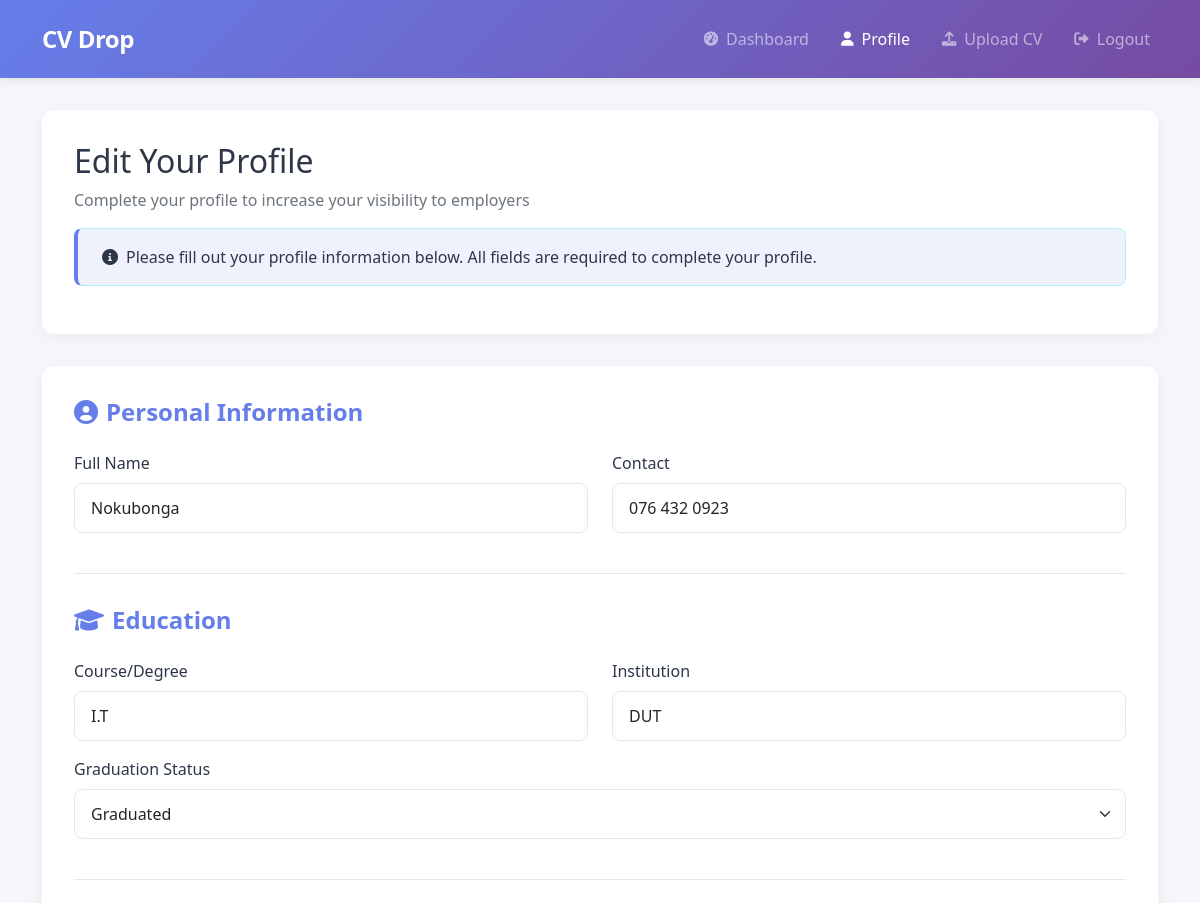
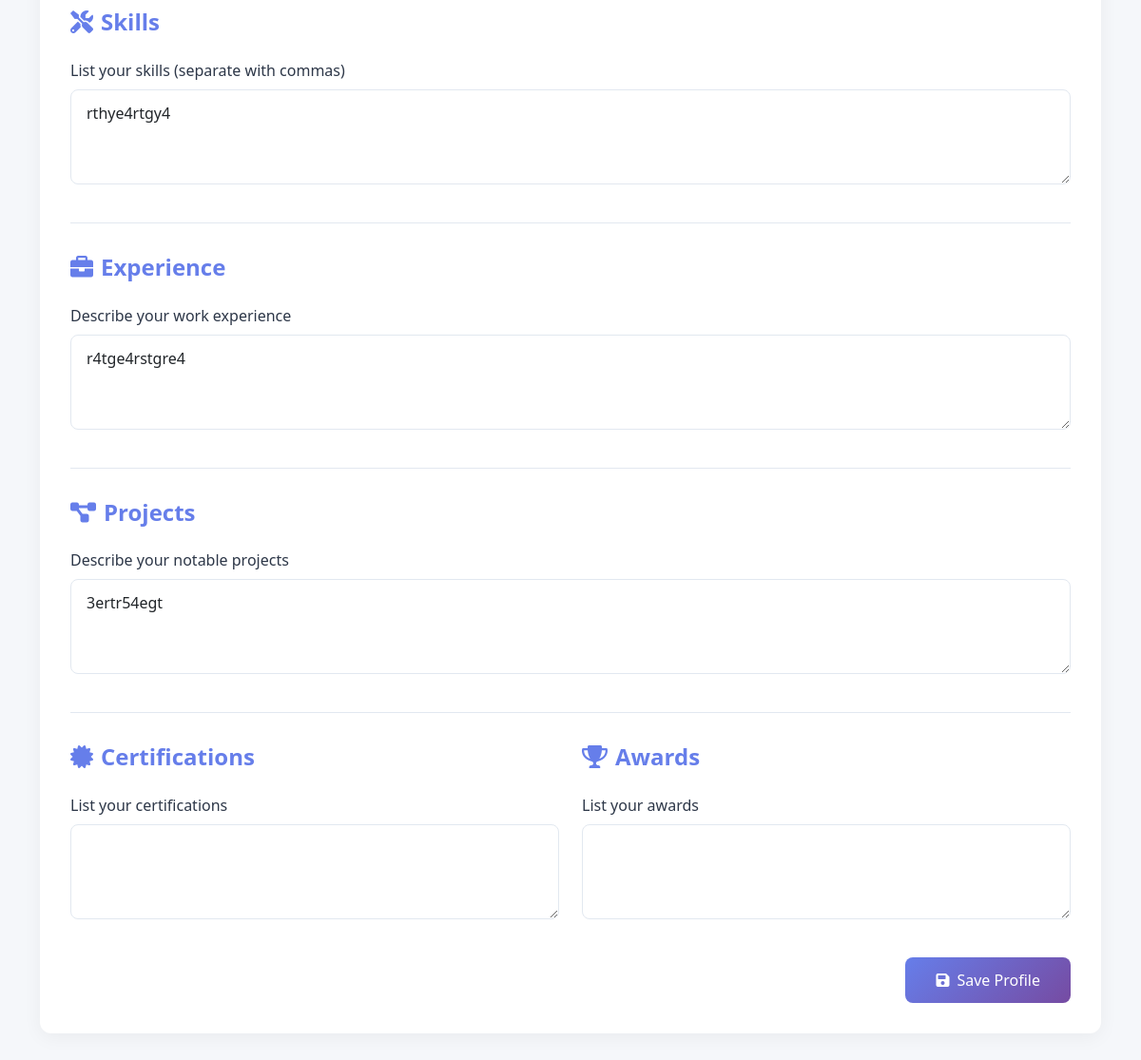
The page /student/profile (signed in) on the database its author committed (2 pictures, top to bottom).
### app.py (models this page shows)
class Profile(db.Model):
    id = db.Column(db.Integer, primary_key=True)
    user_id = db.Column(db.Integer, db.ForeignKey('user.id'), nullable=False)
    name = db.Column(db.String(100))
    contact = db.Column(db.String(20))
    course = db.Column(db.String(100))
    institution = db.Column(db.String(100))
    graduation_status = db.Column(db.String(50))
    skills = db.Column(db.Text)
    experience = db.Column(db.Text)
    projects = db.Column(db.Text)
    certifications = db.Column(db.Text)
    awards = db.Column(db.Text)

### app.py (the view, shortened to what this page needs)
    @app.route('/student/profile', methods=['GET', 'POST'])
    @login_required
    def student_profile():
        if current_user.role != 'student':
            flash('Access denied. Students only.', 'danger')
            return redirect(url_for('login'))
        profile = Profile.query.filter_by(user_id=current_user.id).first()
        return render_template('student/profile.html', profile=profile)

### templates/student/profile.html (shortened to what this page needs)
<!DOCTYPE html>
<html lang="en">
<head>
    <link href="https://cdn.jsdelivr.net/npm/bootstrap@5.1.3/dist/css/bootstrap.min.css" rel="stylesheet">
    <link rel="stylesheet" href="https://cdnjs.cloudflare.com/ajax/libs/font-awesome/6.0.0/css/all.min.css">
</head>
<body>
    <nav class="navbar navbar-expand-lg navbar-dark">
        <div class="container">
            <a class="navbar-brand" href="{{ url_for('index') }}">CV Drop</a>
            <div class="collapse navbar-collapse" id="navbarNav">
                <div class="navbar-nav ms-auto">
                    <a class="nav-link" href="{{ url_for('student_dashboard') }}">
                        <i class="fas fa-tachometer-alt"></i> Dashboard
                    </a>
                    <a class="nav-link active" href="{{ url_for('student_profile') }}">
                        <i class="fas fa-user"></i> Profile
                    </a>
                    <a class="nav-link" href="{{ url_for('student_upload_cv') }}">
                        <i class="fas fa-upload"></i> Upload CV
                    </a>
                    <a class="nav-link" href="{{ url_for('logout') }}">
                        <i class="fas fa-sign-out-alt"></i> Logout
                    </a>
                </div>
            </div>
        </div>
    </nav>
    <div class="container profile-container">
        <div class="profile-header">
            <h2>Edit Your Profile</h2>
            <p class="text-muted">Complete your profile to increase your visibility to employers</p>
            <div class="alert alert-info d-flex align-items-center">
                <i class="fas fa-info-circle me-2"></i>
                <div>Please fill out your profile information below. All fields are required to complete your profile.</div>
            </div>
        </div>
        <form class="profile-form" method="post" action="{{ url_for('student_profile') }}">
            <div class="form-section">
                <h4><i class="fas fa-user-circle me-2"></i>Personal Information</h4>
                <div class="row">
                    <div class="col-md-6 mb-3">
                        <label for="name" class="form-label">Full Name</label>
                        <input type="text" class="form-control" id="name" name="name" value="{{ profile.name or '' }}" required>
                    </div>
                    <div class="col-md-6 mb-3">
                        <label for="contact" class="form-label">Contact</label>
                        <input type="text" class="form-control" id="contact" name="contact" value="{{ profile.contact or '' }}" required>
                    </div>
                </div>
            </div>
            <div class="form-section">
                <h4><i class="fas fa-graduation-cap me-2"></i>Education</h4>
                <div class="row">
                    <div class="col-md-6 mb-3">
                        <label for="course" class="form-label">Course/Degree</label>
                        <input type="text" class="form-control" id="course" name="course" value="{{ profile.course or '' }}" required>
                    </div>
                    <div class="col-md-6 mb-3">
                        <label for="institution" class="form-label">Institution</label>
                        <input type="text" class="form-control" id="institution" name="institution" value="{{ profile.institution or '' }}" required>
                    </div>
                </div>
                <div class="mb-3">
                    <label for="graduation_status" class="form-label">Graduation Status</label>
                    <select class="form-select" id="graduation_status" name="graduation_status" required>
                        <option value="Graduated" {% if profile.graduation_status == 'Graduated' %}selected{% endif %}>Graduated</option>
                    </select>
                </div>
            </div>
            <div class="form-section">
                <h4><i class="fas fa-tools me-2"></i>Skills</h4>
                <div class="mb-3">
                    <label for="skills" class="form-label">List your skills (separate with commas)</label>
                    <textarea class="form-control" id="skills" name="skills" rows="2">{{ profile.skills or '' }}</textarea>
                </div>
            </div>
            <div class="form-section">
                <h4><i class="fas fa-briefcase me-2"></i>Experience</h4>
                <div class="mb-3">
                    <label for="experience" class="form-label">Describe your work experience</label>
                    <textarea class="form-control" id="experience" name="experience" rows="3">{{ profile.experience or '' }}</textarea>
                </div>
            </div>
            <div class="form-section">
                <h4><i class="fas fa-project-diagram me-2"></i>Projects</h4>
                <div class="mb-3">
                    <label for="projects" class="form-label">Describe your notable projects</label>
                    <textarea class="form-control" id="projects" name="projects" rows="3">{{ profile.projects or '' }}</textarea>
                </div>
            </div>
            <div class="row">
                <div class="col-md-6">
                    <div class="form-section">
                        <h4><i class="fas fa-certificate me-2"></i>Certifications</h4>
                        <div class="mb-3">
                            <label for="certifications" class="form-label">List your certifications</label>
                            <textarea class="form-control" id="certifications" name="certifications" rows="2">{{ profile.certifications or '' }}</textarea>
                        </div>
                    </div>
                </div>
                <div class="col-md-6">
                    <div class="form-section">
                        <h4><i class="fas fa-trophy me-2"></i>Awards</h4>
                        <div class="mb-3">
                            <label for="awards" class="form-label">List your awards</label>
                            <textarea class="form-control" id="awards" name="awards" rows="2">{{ profile.awards or '' }}</textarea>
                        </div>
                    </div>
                </div>
            </div>
            <div class="d-flex justify-content-end mt-4">
                <button type="submit" class="btn btn-primary">
                    <i class="fas fa-save me-2"></i>Save Profile
                </button>
            </div>
        </form>
    </div>
</body>
</html>

### templates/student/profile.html (style rules this page uses)
:root { --primary-color: #667eea; --secondary-color: #764ba2; --light-bg: #f8f9fa; --dark-text: #2d3748; --border-color: #e2e8f0; }
body { font-family: 'Segoe UI', Tahoma, Geneva, Verdana, sans-serif; background-color: #f5f7fa; color: var(--dark-text); }
.navbar { background: linear-gradient(135deg, var(--primary-color), var(--secondary-color)); box-shadow: 0 2px 10px rgba(0, 0, 0, 0.1); padding: 1rem 0; }
.navbar-brand { font-weight: 700; font-size: 1.5rem; letter-spacing: -0.5px; }
.nav-link { font-weight: 500; margin-left: 1rem; transition: all 0.3s ease; display: flex; align-items: center; }
.nav-link i { margin-right: 8px; font-size: 0.9rem; }
.profile-container { margin-top: 2rem; margin-bottom: 3rem; }
.profile-header { background: white; border-radius: 12px; padding: 2rem; box-shadow: 0 4px 20px rgba(0, 0, 0, 0.05); margin-bottom: 2rem; }
.profile-form { background: white; border-radius: 12px; padding: 2rem; box-shadow: 0 4px 20px rgba(0, 0, 0, 0.05); }
.form-section { margin-bottom: 2rem; padding-bottom: 1.5rem; border-bottom: 1px solid var(--border-color); }
.form-section:last-child { border-bottom: none; margin-bottom: 0; padding-bottom: 0; }
.form-section h4 { color: var(--primary-color); margin-bottom: 1.5rem; font-weight: 600; }
.form-label { font-weight: 500; margin-bottom: 0.5rem; color: var(--dark-text); }
.form-control, .form-select { border: 1px solid var(--border-color); border-radius: 8px; padding: 0.75rem 1rem; transition: all 0.3s ease; }
textarea.form-control { min-height: 100px; }
.btn-primary { background: linear-gradient(135deg, var(--primary-color), var(--secondary-color)); border: none; padding: 0.75rem 2rem; font-weight: 500; border-radius: 8px; transition: all 0.3s ease; }
.alert { border-radius: 8px; padding: 1rem 1.5rem; }
.alert-info { background-color: rgba(102, 126, 234, 0.1); border-left: 4px solid var(--primary-color); color: var(--dark-text); }

### rows shown on the page
Profile: name "Nokubonga", contact "076 432 0923", course "I.T", institution "DUT", graduation_status "Graduated", skills "rthye4rtgy4", experience "r4tge4rstgre4", projects "3ertr54egt"
